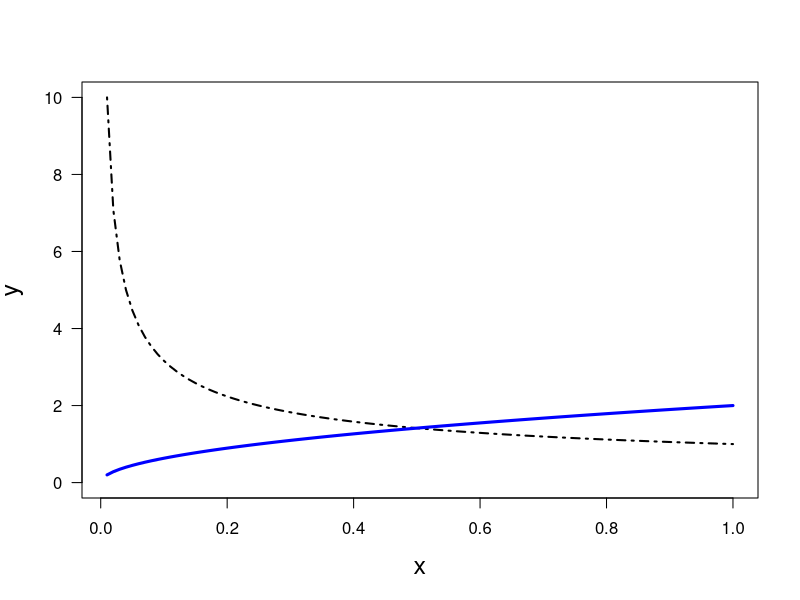

Source code (R):
print('file: R_MDintegrateSingularity220323.R')
# integral with singularity at x=0
integrand3 = function(x) 1/sqrt(x)
I3 = integrate(integrand3,0,1)$value; print(c(I3,'I3, numerical'))
I3ana = 2*sqrt(1)-2*sqrt(0);          print(c(I3ana,'I3analytical'))
x = seq(0.01,1,0.01); y = integrand3(x); yi = 2*sqrt(x)
# png('IntSqrt170220.png',width=16,height=12,units='cm',res=300)
plot(x,y,type='l',lwd=2,col='black',xlab='x',ylab='y',las=1,ylim=c(0,10),
     cex.lab=1.5,lty=4)
lines(x,yi,col='blue',lwd=3,lty=1)
# dev.off()
